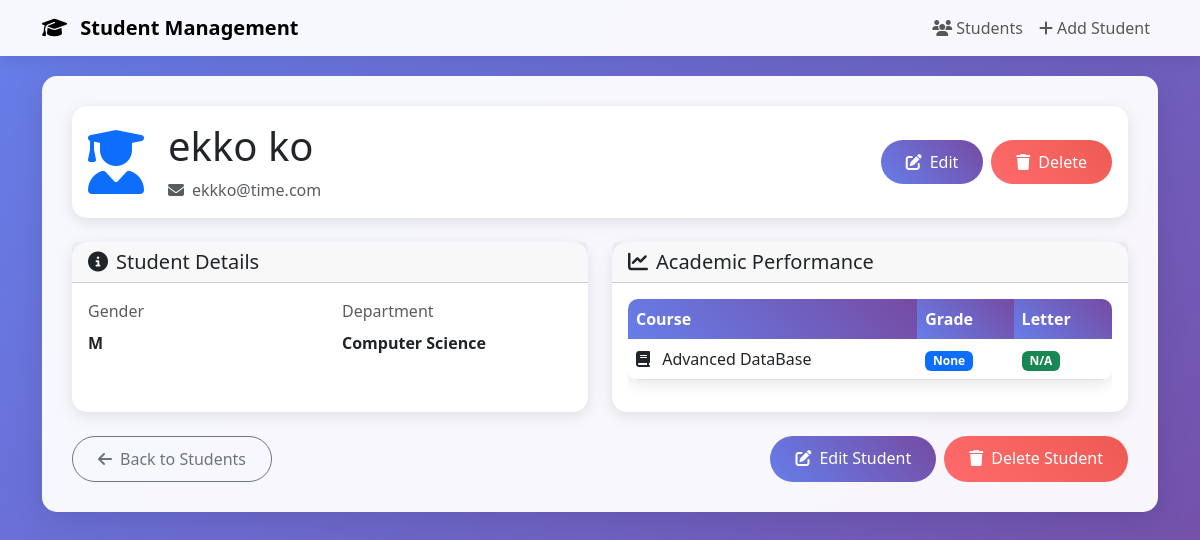
The app's page /students/6/ with its own data.
### students/models.py (models this page shows, shortened)
class Student(models.Model):
    GENDER_CHOICES = [
        ('M', 'Male'),
        ('F', 'Female')
    ]
    first_name = models.CharField(max_length=50)
    last_name = models.CharField(max_length=50)
    gender = models.CharField( max_length=6, choices = GENDER_CHOICES)
    email = models.EmailField(unique=True)
    created_at = models.DateTimeField(default= timezone.now)
    class meta:
        ordering = ['first_name', 'last_name']
    courses = models.ManyToManyField(Course, related_name="students", through='Grade', blank=True)
    department = models.ForeignKey(Department,on_delete=models.SET_NULL, null=True, blank=True)

class Department(models.Model):
    department_name = models.CharField(max_length=50, unique=True)
    created_at = models.DateTimeField(default= timezone.now)

class Grade(models.Model):
    student = models.ForeignKey(Student,  on_delete=models.CASCADE)
    course = models.ForeignKey(Course, on_delete=models.CASCADE)
    grade = models.DecimalField(decimal_places=2, max_digits=5, null=True, blank=True)
    created_at = models.DateTimeField(default= timezone.now)
    def grade_letter(self):
        if self.grade is None:
            return 'N/A'
        elif self.grade >= 90 and self.grade <= 100:
            return 'A+'
        elif self.grade >= 85 and self.grade <= 89:
            return 'A'
        elif self.grade >= 80 and self.grade <= 84:
            return 'A-'
        elif self.grade >= 75 and self.grade <= 79:
            return 'B+'
        elif self.grade >= 70 and self.grade <= 74:
            return 'B'
        elif self.grade >= 65 and self.grade <= 69:
            return 'B-'
        elif self.grade >= 60 and self.grade <= 64:
            return 'C'
        else:
            return 'F'

class Course(models.Model):
    course_name = models.CharField(max_length=50)
    course_code = models.CharField(max_length= 50, unique= True)
    description = models.TextField(max_length= 500)
    department = models.ForeignKey(Department, on_delete=models.CASCADE, related_name='courses')
    created_at = models.DateTimeField(default= timezone.now)

### students/views.py (the view)
# urls.py: path('students/<int:pk>/',StudentDetailView.as_view() , name='student-detail'),
class StudentDetailView(DetailView):
    model = Student
    template_name = 'students/student_detail.html'
    context_object_name = 'students'
    def get_context_data(self, **kwargs):
        context = super().get_context_data(**kwargs)
        student = self.get_object()
        context['grades'] = Grade.objects.filter(student=student)
        context['department'] = self.object.department
        return context

### students/templates/students/student_detail.html (shortened to what this page needs)
{% extends 'students/base.html' %}
{% block content %}
<div class="row">
    <div class="col-12">
        <div class="card mb-4">
            <div class="card-body">
                <div class="d-flex align-items-center">
                    <div class="avatar-placeholder me-4">
                        <i class="fas fa-user-graduate fa-4x text-primary"></i>
                    </div>
                    <div class="flex-grow-1">
                        <h1 class="card-title mb-2">{{ students.first_name }} {{ students.last_name }}</h1>
                        <p class="text-muted mb-0">
                            <i class="fas fa-envelope me-2"></i>{{ students.email }}
                        </p>
                    </div>
                    <div class="d-flex gap-2">
                        <a href="{% url 'student-update' students.pk %}" class="btn btn-primary">
                            <i class="fas fa-edit me-2"></i>Edit
                        </a>
                        <a href="{% url 'student-delete' students.pk %}" class="btn btn-danger">
                            <i class="fas fa-trash me-2"></i>Delete
                        </a>
                    </div>
                </div>
            </div>
        </div>
        <div class="row">
            <div class="col-md-6 mb-4">
                <div class="card h-100">
                    <div class="card-header">
                        <h5 class="mb-0">
                            <i class="fas fa-info-circle me-2"></i>Student Details
                        </h5>
                    </div>
                    <div class="card-body">
                        <div class="row">
                            <div class="col-6 mb-3">
                                <label class="form-label text-muted">Gender</label>
                                <p class="mb-0 fw-bold">{{ students.gender }}</p>
                            </div>
                            <div class="col-6 mb-3">
                                <label class="form-label text-muted">Department</label>
                                <p class="mb-0 fw-bold">
                                    {{ students.department.department_name|default:"Not Assigned" }}
                                </p>
                            </div>
                        </div>
                    </div>
                </div>
            </div>
            <div class="col-md-6 mb-4">
                <div class="card h-100">
                    <div class="card-header">
                        <h5 class="mb-0">
                            <i class="fas fa-chart-line me-2"></i>Academic Performance
                        </h5>
                    </div>
                    <div class="card-body">
                        {% if grades %}
                            <div class="table-responsive">
                                <table class="table table-hover">
                                    <thead>
                                        <tr>
                                            <th>Course</th>
                                            <th>Grade</th>
                                            <th>Letter</th>
                                        </tr>
                                    </thead>
                                    <tbody>
                                        {% for grade_obj in grades %}
                                        <tr>
                                            <td>
                                                <i class="fas fa-book me-2"></i>
                                                {{ grade_obj.course.course_name }}
                                            </td>
                                            <td>
                                                <span class="badge bg-primary">{{ grade_obj.grade }}</span>
                                            </td>
                                            <td>
                                                <span class="badge bg-success">{{ grade_obj.grade_letter }}</span>
                                            </td>
                                        </tr>
                                        {% endfor %}
                                    </tbody>
                                </table>
                            </div>
                        {% else %}
                            <div class="text-center py-4">
                                <i class="fas fa-chart-line fa-2x text-muted mb-3"></i>
                                <p class="text-muted mb-0">No grades recorded yet</p>
                            </div>
                        {% endif %}
                    </div>
                </div>
            </div>
        </div>
        <div class="d-flex justify-content-between">
            <a href="{% url 'student-list' %}" class="btn btn-outline-secondary">
                <i class="fas fa-arrow-left me-2"></i>Back to Students
            </a>
            <div class="d-flex gap-2">
                <a href="{% url 'student-update' students.pk %}" class="btn btn-primary">
                    <i class="fas fa-edit me-2"></i>Edit Student
                </a>
                <a href="{% url 'student-delete' students.pk %}" class="btn btn-danger">
                    <i class="fas fa-trash me-2"></i>Delete Student
                </a>
            </div>
        </div>
    </div>
</div>
{% endblock %}

### students/templates/students/base.html (style rules this page uses)
body { background: linear-gradient(135deg, #667eea 0%, #764ba2 100%); min-height: 100vh; }
.card { border: none; border-radius: 15px; box-shadow: 0 4px 15px rgba(0, 0, 0, 0.1); transition: transform 0.3s ease; }
.btn { border-radius: 25px; padding: 10px 25px; font-weight: 500; transition: all 0.3s ease; }
.btn-primary { background: linear-gradient(45deg, #667eea, #764ba2); border: none; }
.btn-danger { background: linear-gradient(45deg, #ff6b6b, #ee5a52); border: none; }
.table { border-radius: 10px; overflow: hidden; box-shadow: 0 4px 15px rgba(0, 0, 0, 0.1); }
.table thead th { background: linear-gradient(45deg, #667eea, #764ba2); color: white; border: none; font-weight: 600; }

### records on screen
Student: first_name "ekko", last_name "ko", email "ekkko@time.com", gender "M", department.department_name "Computer Science"
Grade: course.course_name "Advanced DataBase", grade "None", grade_letter "N/A"
